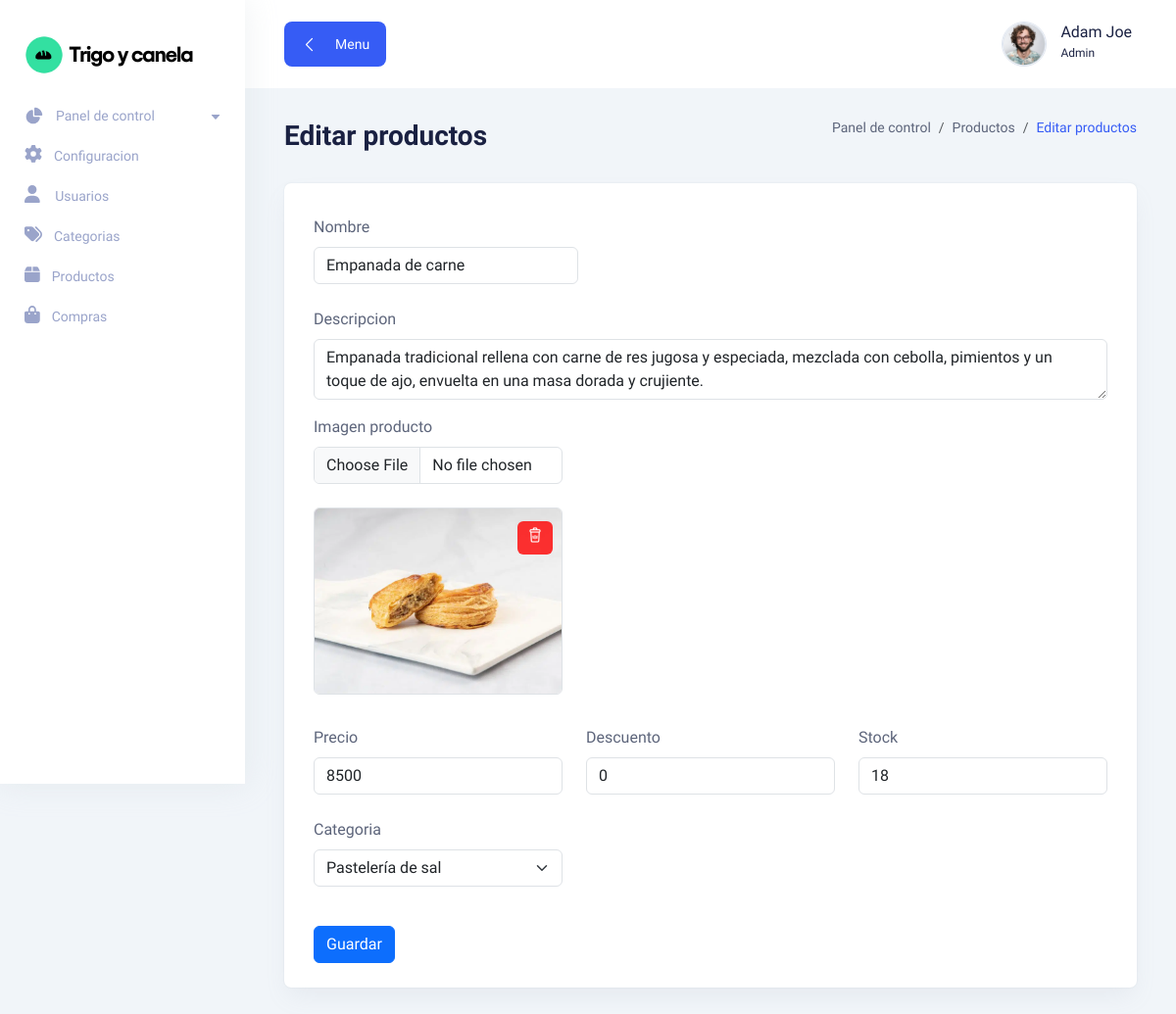
The app's page /admin/productos/edita.php?id=2 (signed in), older data.
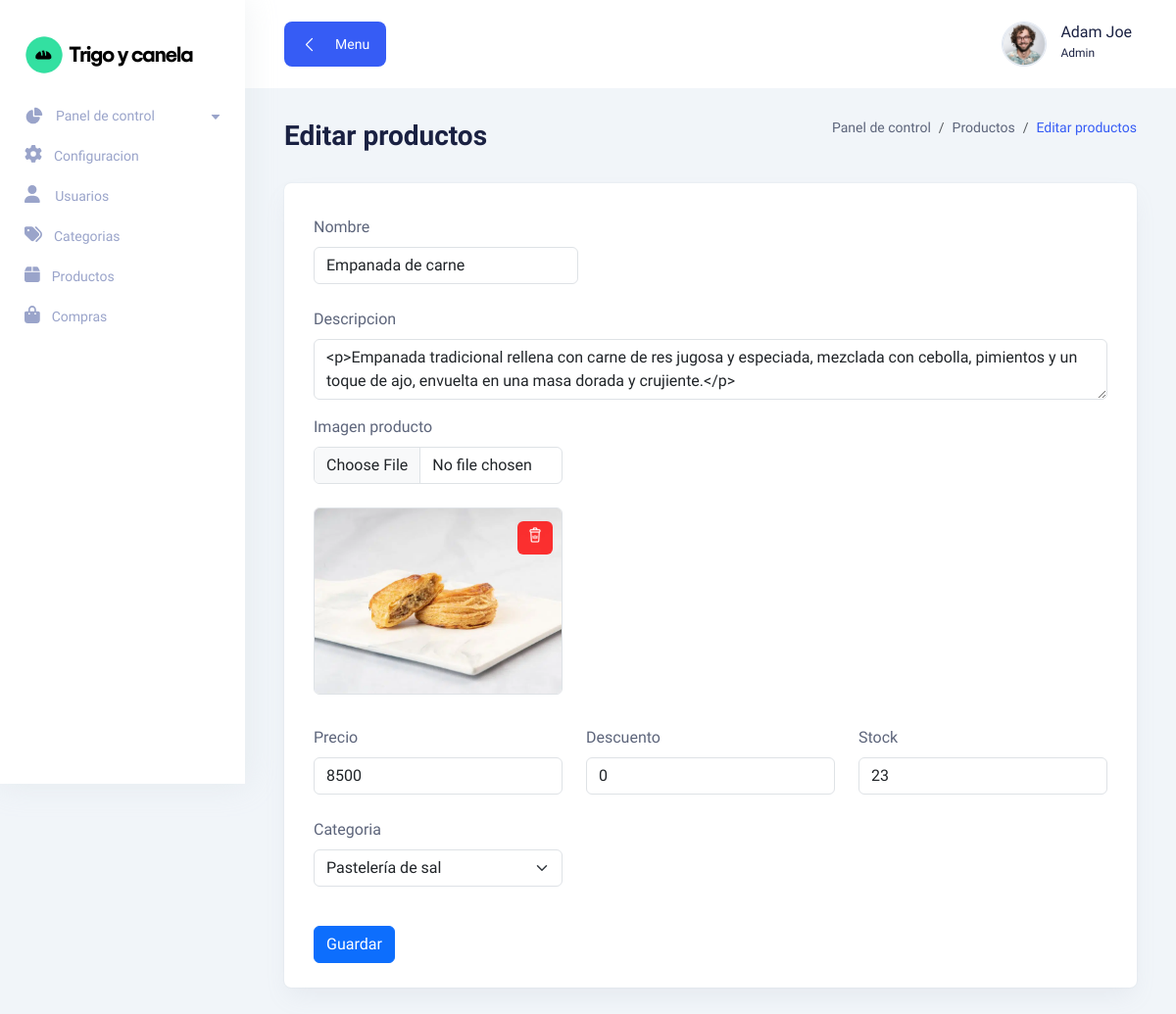
The same page, newer data.
### tables this page shows
CREATE TABLE `productos` (
  `id` int NOT NULL,
  `nombre` varchar(200) DEFAULT NULL,
  `descripcion` text NOT NULL,
  `imagen` varchar(255) NOT NULL,
  `precio` int NOT NULL,
  `descuento` tinyint NOT NULL DEFAULT '0',
  `stock` int NOT NULL DEFAULT '0',
  `id_categoria` int NOT NULL,
  `activo` int NOT NULL DEFAULT '1'
);

CREATE TABLE `categorias` (
  `id` int NOT NULL,
  `nombre` varchar(200) NOT NULL,
  `activo` int NOT NULL DEFAULT '1'
);

### admin/productos/edita.php (the view, shortened to what the changed rows need)
<?php
$db = new DataBase();
$con = $db->conectar();
$id = $_GET['id'];
$sql = $con->prepare("SELECT id, nombre, descripcion, imagen, precio, stock, descuento, id_categoria FROM productos WHERE id = ? AND activo = 1");
$sql->execute([$id]);
$producto = $sql->fetch(PDO::FETCH_ASSOC);
$sql = "SELECT id, nombre FROM categorias WHERE activo = 1";
$resultado = $con->query($sql);
$categorias = $resultado->fetchAll(PDO::FETCH_ASSOC);
$rutaImagenes = '../../Img/productos/';
?>
<!DOCTYPE html>
<html lang="en">
  <head>
    <link rel="stylesheet" href="<?php echo ADMIN_URL; ?>css/bootstrap.min.css" />
    <link rel="stylesheet" href="<?php echo ADMIN_URL; ?>css/lineicons.css" rel="stylesheet" type="text/css" />
    <link rel="stylesheet" href="<?php echo ADMIN_URL; ?>css/materialdesignicons.min.css" rel="stylesheet" type="text/css" />
    <link rel="stylesheet" href="<?php echo ADMIN_URL; ?>css/fullcalendar.css" />
    <link rel="stylesheet" href="<?php echo ADMIN_URL; ?>css/main.css" />
    <link rel="stylesheet" href="<?php echo ADMIN_URL; ?>css/inicio.admin.css" />
    <link href="https://cdn.jsdelivr.net/npm/simple-datatables@7.1.2/dist/style.min.css" rel="stylesheet" />
    <link rel="stylesheet" href="https://cdn.ckeditor.com/ckeditor5/43.2.0/ckeditor5.css" />
  </head>
  <body>
    <main class="main-wrapper">
<main>
  <div class="container-fluid">
    <div class="title-wrapper pt-30">
                <div class="row align-items-center">
                  <div class="col-md-6">
                      <div class="title">
                      <h2>Editar productos</h2>
                      </div>
                  </div>
                </div>
        </div>
      <div class="card-style">
          <form action="actualiza.php" method="post" enctype="multipart/form-data" autocomplete="off">
              <div class="col-4 mb-3">
                  <label for="nombre" class="form-label mt-2">Nombre</label>
                  <input type="text" class="form-control" name="nombre" id="nombre" value="<?php echo
                  htmlspecialchars($producto['nombre'], ENT_QUOTES);?>" required autofocus/>
              </div>
              <div class="mb-3">
                  <label for="descripcion" class="form-label mt-2">Descripcion</label>
                  <textarea class="form-control" name="descripcion" id="editor" ><?php echo
                  $producto['descripcion'];?></textarea>
              </div>
              <div class="row mb-2">
     <div class="col-4">
        <div class="position-relative">
            <?php if (isset($producto['imagen']) && file_exists($rutaImagenes . $producto['imagen'])): ?>
                <img src="<?php echo $rutaImagenes . $producto['imagen']. '?id' . time(); ?>" class="img-fluid img-thumbnail my-3 rounded" style="padding: 0px";><br>
                <button
                    type="button"
                    class="text-white btn btn-danger position-absolute"
                    style="top: 30px; right: 10px; padding: 5px 10px; border: none; background-color: rgba(255, 0, 0, 0.8);"
                    data-bs-toggle="modal"
                    data-bs-target="#modalElimina"
                    data-bs-id="<?php echo $producto['id']; ?>">
                    <i class="lni lni-trash-can"></i>
                </button>
            <?php endif; ?>
        </div>
    </div>
</div>
              <div class="row">
                  <div class="col mb-3">
                      <label for="precio" class="form-label mt-2">Precio</label>
                      <input type="number" class="form-control" name="precio" id="precio" value="<?php echo
                  $producto['precio'];?>" required />
                  </div>
                  <div class="col mb-3">
                      <label for="descuento" class="form-label mt-2">Descuento</label>
                      <input type="number" class="form-control" name="descuento" id="descuento" value="<?php echo
                  $producto['descuento'];?>" required />
                  </div>
                  <div class="col mb-3">
                      <label for="stock" class="form-label mt-2">Stock</label>
                      <input type="number" class="form-control" name="stock" id="stock" value="<?php echo
                  $producto['stock'];?>" required />
                  </div>
              </div>
              <div class="row">
                  <div class="col-4 mb-3">
                      <label for="categoria" class="form-label mt-2">Categoria</label>
                          <select class="form-select" name="categoria" id="categoria" required>
                              <?php foreach($categorias as $categoria){ ?>
                                  <option value="<?php echo $categoria['id']; ?>" <?php if($categoria['id'] ==
                                  $producto['id_categoria']) echo 'selected'; ?>><?php echo $categoria['nombre']; ?></option>
                                  <?php } ?>
                          </select>
                  </div>
              </div>
          </form>
      </div>
  </div>
</main>
<?php
require_once '../layaouts/Footer.php';
?>

Row changes from the older to the newer data that the page shows:
changed productos "Empanada de carne": descripcion "Empanada tradicional rellena con carne de res jugosa y especiada, mezclada con cebolla, pimientos y un toque de ajo, envuelta en una masa dorada y crujiente." → "<p>Empanada tradicional rellena con carne de res jugosa y especiada, mezclada con cebolla, pimientos y un toque de ajo, envuelta en una masa dorada y crujiente.</p>"; stock "18" → "23"
